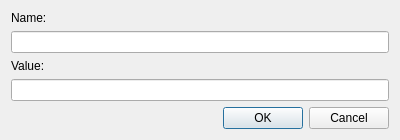
<?xml version="1.0" encoding="UTF-8"?>
<ui version="4.0">
 <class>pEnvironmentVariableEditor</class>
 <widget class="QDialog" name="pEnvironmentVariableEditor">
  <property name="geometry">
   <rect>
    <x>0</x>
    <y>0</y>
    <width>400</width>
    <height>135</height>
   </rect>
  </property>
  <layout class="QVBoxLayout" name="verticalLayout">
   <item>
    <widget class="QLabel" name="lName">
     <property name="text">
      <string>Name:</string>
     </property>
    </widget>
   </item>
   <item>
    <widget class="QLineEdit" name="leName"/>
   </item>
   <item>
    <widget class="QLabel" name="lValue">
     <property name="text">
      <string>Value:</string>
     </property>
    </widget>
   </item>
   <item>
    <widget class="QLineEdit" name="leValue"/>
   </item>
   <item>
    <widget class="QDialogButtonBox" name="dbbButtons">
     <property name="standardButtons">
      <set>QDialogButtonBox::Cancel|QDialogButtonBox::Ok</set>
     </property>
    </widget>
   </item>
  </layout>
 </widget>
 <resources/>
 <connections>
  <connection>
   <sender>dbbButtons</sender>
   <signal>accepted()</signal>
   <receiver>pEnvironmentVariableEditor</receiver>
   <slot>accept()</slot>
   <hints>
    <hint type="sourcelabel">
     <x>491</x>
     <y>107</y>
    </hint>
    <hint type="destinationlabel">
     <x>489</x>
     <y>153</y>
    </hint>
   </hints>
  </connection>
  <connection>
   <sender>dbbButtons</sender>
   <signal>rejected()</signal>
   <receiver>pEnvironmentVariableEditor</receiver>
   <slot>reject()</slot>
   <hints>
    <hint type="sourcelabel">
     <x>582</x>
     <y>106</y>
    </hint>
    <hint type="destinationlabel">
     <x>578</x>
     <y>138</y>
    </hint>
   </hints>
  </connection>
 </connections>
</ui>
